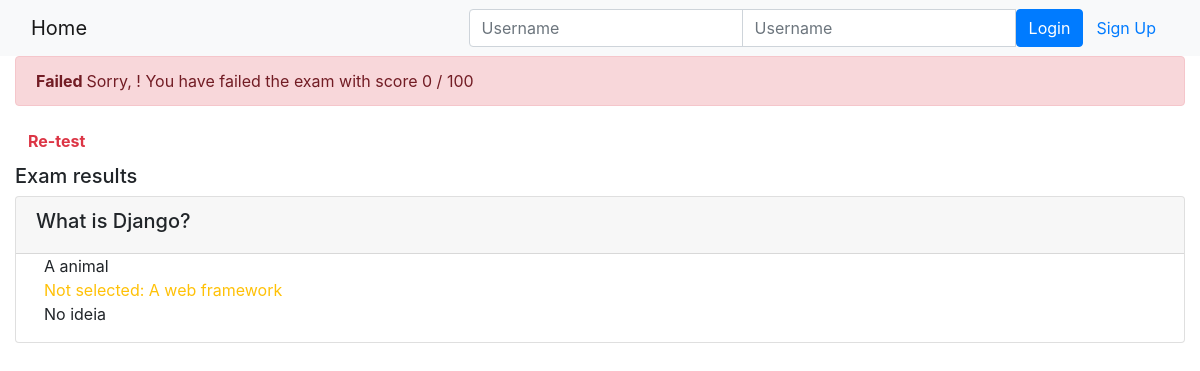
/onlinecourse/course/2/submission/2/result/, run on the app's committed database.
### onlinecourse/models.py (models this page shows, shortened)
class Question(models.Model):
    courses = models.ManyToManyField(Course)
    question_text = models.CharField(max_length=500, default="This is a sample question.")
    marks = models.FloatField(default=1.0)
    def answered_correctly(self, selected_ids):
       all_answers = self.choice_set.filter(is_correct=True).count()
       selected_correct = self.choice_set.filter(is_correct=True, id__in=selected_ids).count()
       if all_answers == selected_correct:
           return True
       else:
           return False

class Choice(models.Model):
    question = models.ForeignKey(Question, models.SET_NULL, null=True)
    choice_text = models.CharField(null=False, max_length=50)
    is_correct = models.BooleanField(default=True)

### onlinecourse/views.py (the view)
def show_exam_result(request, course_id, submission_id):
    course_obj = Course.objects.get(pk=course_id)
    context = {}
    context['course'] = course_obj
    submission_choices = Submission.objects.get(pk=submission_id).choices.all()
    context['choices'] = submission_choices
    all_exam_questions = Question.objects.filter(courses=course_id)
    context['questions'] = all_exam_questions
    all_exam_choices = [question.choice_set for question in all_exam_questions]
    submission_score = 0
    max_score = 0
    for question in all_exam_questions:
        max_score += question.marks
        if question.answered_correctly(submission_choices):
            submission_score += question.marks
    if max_score > 0:
        context['grade'] = round(submission_score / max_score * 100)
    else:
        context['grade'] = 0
    return render(request, 'onlinecourse/exam_result_bootstrap.html', context)

### onlinecourse/templates/onlinecourse/exam_result_bootstrap.html (shortened to what this page needs)
<!DOCTYPE html>
<html lang="en">
<head>
    {% load static %}
    <link rel="stylesheet" href="https://maxcdn.bootstrapcdn.com/bootstrap/4.5.2/css/bootstrap.min.css">
</head>
<body>
 <nav class="navbar navbar-light bg-light">
    <div class="container-fluid">
        <div class="navbar-header">
              <a class="navbar-brand" href="{% url 'onlinecourse:index' %}">Home</a>
        </div>
        <ul class="nav navbar-nav navbar-right">
            {% if user.is_authenticated %}
            <li>
                <a class="btn btn-link" href="#">{{ user.first_name }}({{ user.username }})</a>
                <a class="btn btn-link" href="{% url 'onlinecourse:logout' %}">Logout</a>
            </li>
            {% else %}
            <li>
                <form class="form-inline" action="{% url 'onlinecourse:login' %}" method="post">
                    <div class="input-group">
                        <input type="text" class="form-control" placeholder="Username" name="username" >
                        <input type="password" class="form-control" placeholder="Username" name="psw" >
                        <button class="btn btn-primary" type="submit">Login</button>
                        <a class="btn btn-link" href="{% url 'onlinecourse:registration' %}">Sign Up</a>
                    </div>
                </form>
            </li>
            {% endif %}
        </ul>
    </div>
</nav>
<div class="container-fluid">
    {% if grade > 80 %}
      <div class="alert alert-success">
        <b>Congratulations, {{ user.username }}!</b> You have passed the exam and completed the course with the score {{ grade }} / 100
      </div>
    {% else %}
      <div class="alert alert-danger">
        <b>Failed </b> Sorry, {{ user.username }}! You have failed the exam with score {{ grade }} / 100
      </div>
      <a class="btn btn-link text-danger" href="{% url 'onlinecourse:course_details' course.id %}"><b>Re-test</b></a>
    {% endif %}
    <div class="card-columns-vertical mt-1">
    <h5 class="">Exam results</h5>
        {% for question in questions %}
                <div class="card mt-1">
                    <div class="card-header"><h5>{{ question.question_text}}</h5></div>
                    <div class="form-group ml-2">
                        {% for choice in question.choice_set.all %}
                        <div class="form-check">
                            {% if choice in choices %}
                                {% if choice.is_correct %}
                                <span class="text-success">
                                    Correct answer: {{ choice.choice_text }}
                                </span>
                                {% else %}
                                <span class="text-danger">
                                    Wrong answer: {{ choice.choice_text }}
                                </span>
                                {% endif %}
                            {% else %}
                                {% if choice.is_correct %}
                                <span class="text-warning">
                                    Not selected: {{ choice.choice_text }}
                                </span>
                                {% else %}
                                {{ choice.choice_text }}
                                {% endif %}
                            {% endif %}
                        </div>
                        {% endfor %}
                    </div>
                </div>
        {% endfor %}
    </div>
    </div>
</body>
</html>

### data on the page
Question: question_text "What is Django?"
Choice: choice_text "A animal"
Choice: choice_text "A web framework"
Choice: choice_text "No ideia"

### other printed values
{{ grade }} "0"
